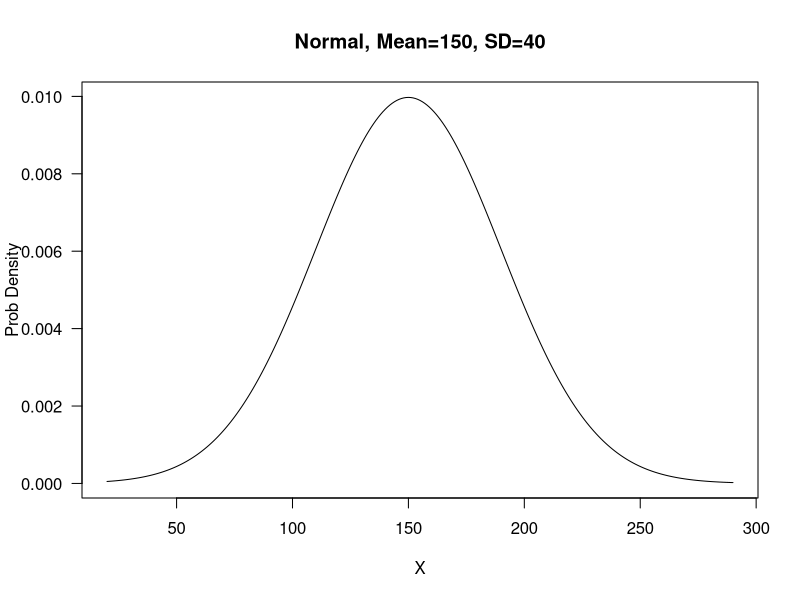
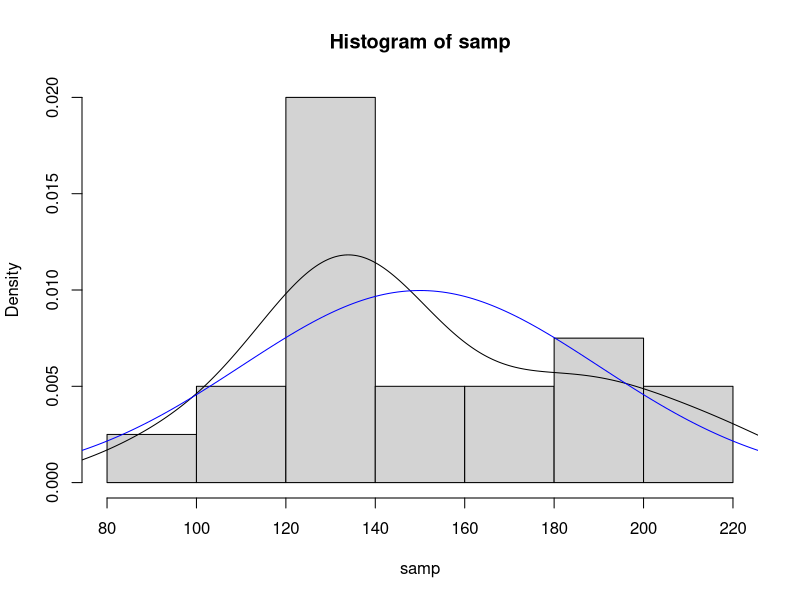
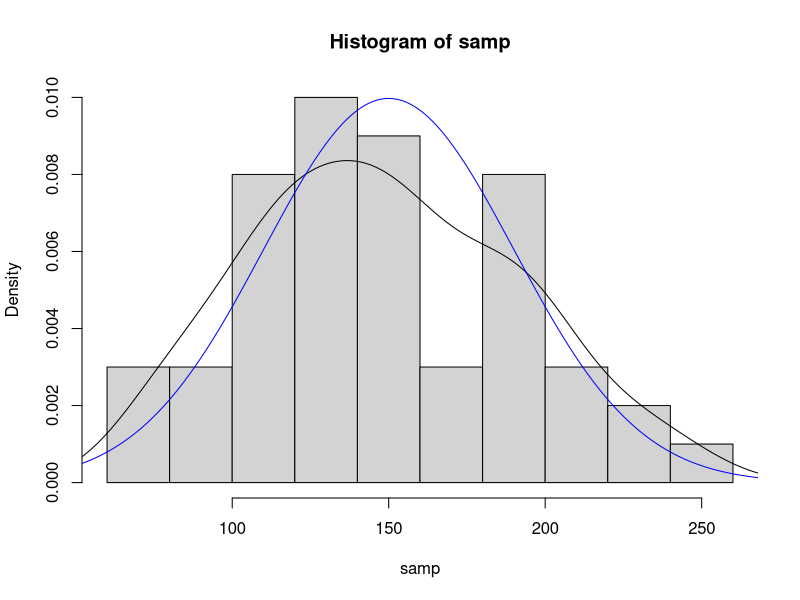
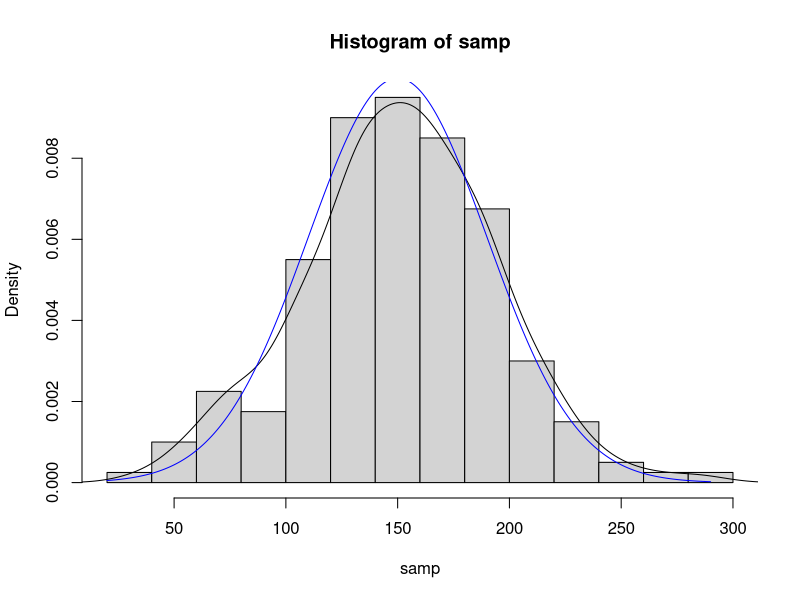

Reproduce these figures in R, in order.
# plot a normal probability distribution,
# with mean=150, sd=40
plot(20:290, dnorm(20:290, mean=150, sd=40), type="l", xlab="X",
     ylab="Prob Density", main="Normal, Mean=150, SD=40", las=1)

# take a sample of size n from this population
n <- 20
samp <- rnorm(n, mean=150, sd=40)
hist(samp, prob=T)
mean(samp)
sd(samp)
# if you prefer, instead of a histogram, include a "smoothed
# density curve"
lines(density(samp), type="l")
# overlay the TRUE Normal probability distribution
lines(20:290, dnorm(20:290, mean=150, sd=40), type="l", col="blue")

### try submitting this code repeatedly, and observe how the
# histogram compares to the true probability distribution

####### now, use n=50

# now, try changing to take samples of n=50, and see what happens
n <- 50
samp <- rnorm(n, mean=150, sd=40)
hist(samp, prob=T)
mean(samp)
sd(samp)
# if you prefer, instead of a histogram, include a "smoothed
# density curve"
lines(density(samp), type="l")
# overlay the TRUE Normal probability distribution
lines(20:290, dnorm(20:290, mean=150, sd=40), type="l", col="blue")

### try submitting this code repeatedly, and observe how the
# histogram compares to the true probability distribution

##### now try using n=200

# now, try changing to take samples of n=200, and see what happens
n <- 200
samp <- rnorm(n, mean=150, sd=40)
hist(samp, prob=T)
mean(samp)
sd(samp)
# if you prefer, instead of a histogram, include a "smoothed
# density curve"
lines(density(samp), type="l")
# overlay the TRUE Normal probability distribution
lines(20:290, dnorm(20:290, mean=150, sd=40), type="l", col="blue")

### try submitting this code repeatedly, and observe how the
# histogram compares to the true probability distribution

##### NOW, watch the videos that follow this one, discussing 
##### the SAMPLING DISTRIBUTION....did you notice how the
##### sample mean varied around the true/population mean of 150
##### and, how the sample mean tended to stay closer to the 
##### true/population mean of 150 as n was increased.  Well, the
##### SAMPLING DISTRIBUTION describes this theoretical set of
##### "all possible samples means we could get", and the
##### STANDARD DEVIATION of the MEAN or STANDARD ERROR of the MEAN
##### describe, "on 'average', how far does a sample mean 
##### vary/deviate from the true/population mean
##### You can also play aroudn with the simulation we link to
##### to interactively learn about the SAMPLIGN DISTRIBUTION